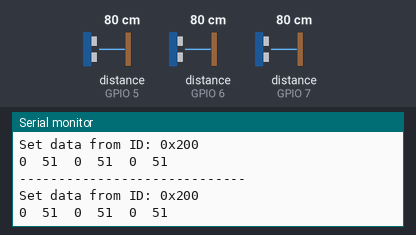
Simulated run of this sketch. Board: ESP32. Parts: the last lines printed to the serial monitor. The inputs (shaded band) are chosen by the test bench; at power-on: distance to the obstacle (sensors on GPIO 5, GPIO 6, GPIO 7) 80 cm. The echo pulse lasts 58.3 µs per cm.

Above: at 1.2 s.
1.3 s: distance to the obstacle (sensor on GPIO 5) set to 60 cm
At 1.37 s:
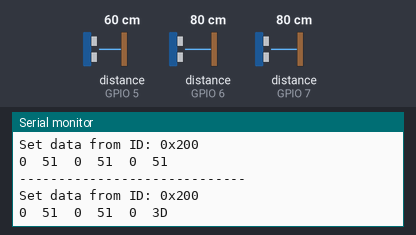
2.9 s: distance to the obstacle (sensor on GPIO 6) set to 60 cm
At 3.05 s:
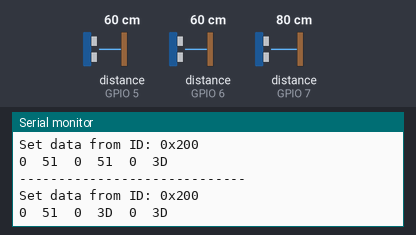
4.6 s: distance to the obstacle (sensor on GPIO 7) set to 18 cm
At 4.73 s:
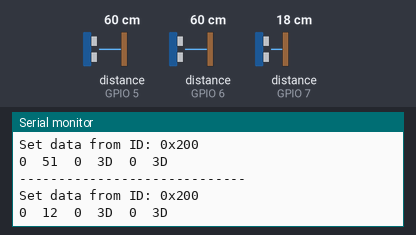
7.6 s: distance to the obstacle (sensor on GPIO 5) set to 2 cm
At 7.7 s:
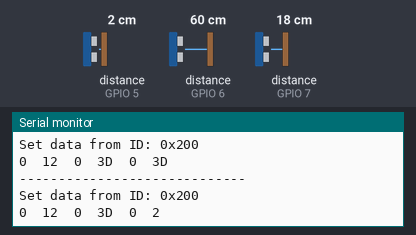
9.2 s: distance to the obstacle (sensor on GPIO 6) set to 120 cm
At 9.29 s:
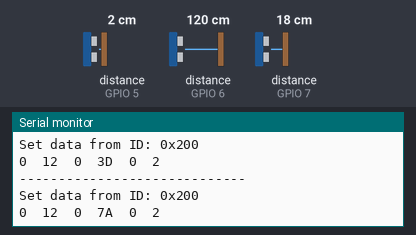
10.8 s: distance to the obstacle (sensor on GPIO 7) set to 60 cm
At 10.97 s:
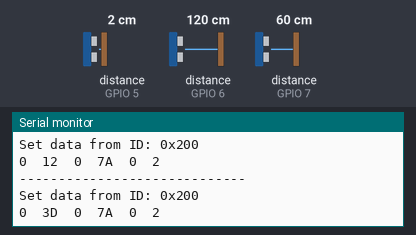

The sketch:

pcd_sensor.ino
```cpp
#include <NewPing.h>
#include <SPI.h>
#include <mcp2515_can.h>
// serial monitor
#define BAUD_RATE 115200
// sonar
#define SONAR_NUM     3 // Number of sensors.
#define MAX_DISTANCE 400 // Maximum distance (in cm) to ping.
#define PING_INTERVAL 33 // Milliseconds between sensor pings (29ms is about the min to avoid cross-sensor echo).
// can
#define CAN_SAMPLE_RATE CAN_500KBPS   // CAN bus speed
// pins
#define CAN_HAT_CS_PIN 9
#define SENSOR_0_TRIG_PIN 7
#define SENSOR_0_ECHO_PIN 7
#define SENSOR_1_TRIG_PIN 6
#define SENSOR_1_ECHO_PIN 6
#define SENSOR_2_TRIG_PIN 5
#define SENSOR_2_ECHO_PIN 5
// sonar
unsigned long pingTimer[SONAR_NUM];           // Holds the times when the next ping should happen for each sensor.
unsigned short cm[SONAR_NUM];                 // Where the ping distances are stored.
uint8_t currentSensor = 0;                    // Keeps track of which sensor is active.
NewPing sonar[SONAR_NUM] = {                  // Sensor object array with each sensor's trigger pin, echo pin, and max distance to ping.
  NewPing(SENSOR_0_TRIG_PIN, SENSOR_0_ECHO_PIN, MAX_DISTANCE),
  NewPing(SENSOR_1_TRIG_PIN, SENSOR_1_ECHO_PIN, MAX_DISTANCE),
  NewPing(SENSOR_2_TRIG_PIN, SENSOR_2_ECHO_PIN, MAX_DISTANCE),
};
// can
const unsigned long can_id = 0x200;             // CAN Device address
const int  ext_frame = 0;                       // extended can frame
const int len_frame = SONAR_NUM*sizeof(unsigned short);  // CAN message data length (number of bytes in frame)
uint8_t data_buf[len_frame];                    // CAN message payload with buffer can_dlc = SONAR_NUM
mcp2515_can CAN(CAN_HAT_CS_PIN);                // CAN Bus object

void setup() {
  Serial.begin(BAUD_RATE);
  while(!Serial){};
  while (CAN_OK != CAN.begin(CAN_SAMPLE_RATE)) {
    Serial.println("CAN BUS Shield init fail");
    Serial.println(" Init CAN BUS Shield again");
    delay(100);
    }
  Serial.println("CAN BUS Shield init ok!");
  // First ping starts at 75ms, gives time for the Arduino to chill before starting.
  pingTimer[0] = millis() + 75;
  // Set the starting time for each sensor.
  for (uint8_t i = 1; i < SONAR_NUM; i++) {
    pingTimer[i] = pingTimer[i - 1] + PING_INTERVAL;
  }
}

void loop() {
  // Loop through all the sensors.
  for (uint8_t i = 0; i < SONAR_NUM; i++) {
    // Is it this sensor's time to ping?
    if (millis() >= pingTimer[i]) {
      // Set next time this sensor will be pinged.
      pingTimer[i] += PING_INTERVAL * SONAR_NUM;
      // Sensor ping cycle complete, do something with the results.
      if (i == 0 && currentSensor == SONAR_NUM - 1){
        oneSensorCycle();
      }
      // Make sure previous timer is canceled before starting a new ping (insurance).
      sonar[currentSensor].timer_stop();
      // Sensor being accessed.
      currentSensor = i;
      // Make distance zero in case there's no ping echo for this sensor.
      cm[currentSensor] = 0;
      // Do the ping (processing continues, interrupt will call echoCheck to look for echo).
      sonar[currentSensor].ping_timer(echoCheck);
    }
  }
}

/* If ping received, set the sensor distance to array. */
void echoCheck() {
  if (sonar[currentSensor].check_timer())
    cm[currentSensor] = sonar[currentSensor].ping_result / US_ROUNDTRIP_CM;
}

/* Sensor ping cycle complete, do something with the results. */
void oneSensorCycle() {
  // print sensor data to serial monitor in dec
  // for (uint8_t i = 0; i < SONAR_NUM; i++) {
  //   Serial.print(i);
  //   Serial.print(":");
  //   Serial.println(cm[i]);
  // }
  // load data_buf with sensor data
  data_buf[0] = highByte(cm[0]);
  data_buf[1] = lowByte(cm[0]);
  data_buf[2] = highByte(cm[1]);
  data_buf[3] = lowByte(cm[1]);
  data_buf[4] = highByte(cm[2]);
  data_buf[5] = lowByte(cm[2]);
  //print to serial monitor in hex
  Serial.println("-----------------------------");
  Serial.print("Set data from ID: 0x");
  Serial.println(can_id, HEX);
  for (int i = 0; i < len_frame; i++) {
    Serial.print(data_buf[i], HEX);
    Serial.print("\t");
  }
  Serial.println();
  //send CAN message
  CAN.sendMsgBuf(can_id, ext_frame, len_frame, data_buf);
}
```

Measured:
- after the input at 1.3 s, the serial monitor: prints a new line after 0.06 s (image 1)
- after the input at 2.9 s, the serial monitor: prints a new line after 0.15 s (image 2)
- after the input at 4.6 s, the serial monitor: prints a new line after 0.13 s (image 3)
- after the input at 7.6 s, the serial monitor: prints a new line after 0.10 s (image 4)
- after the input at 9.2 s, the serial monitor: prints a new line after 0.08 s (image 5)
- after the input at 10.8 s, the serial monitor: prints a new line after 0.17 s (image 6)
